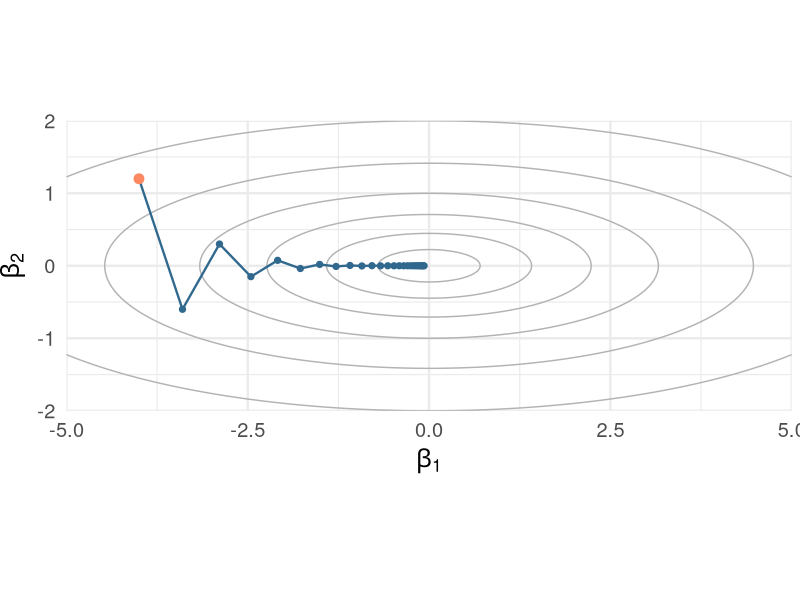
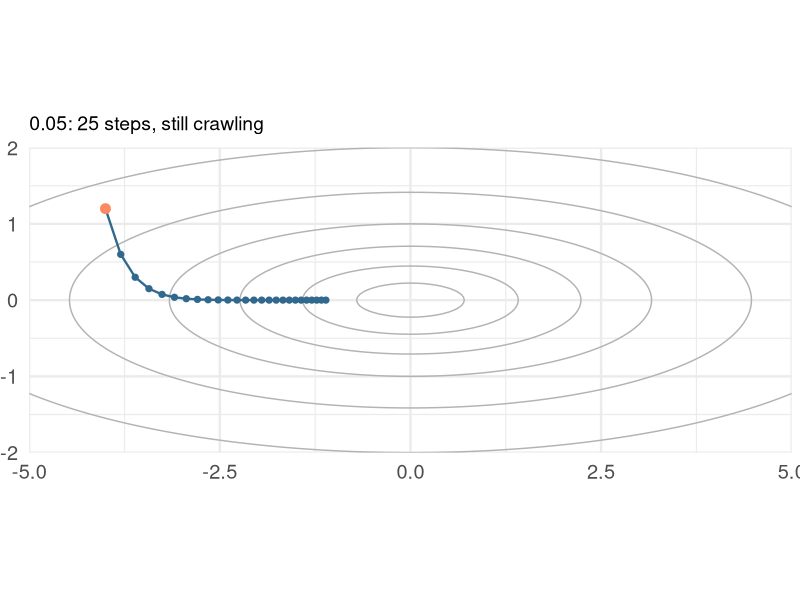
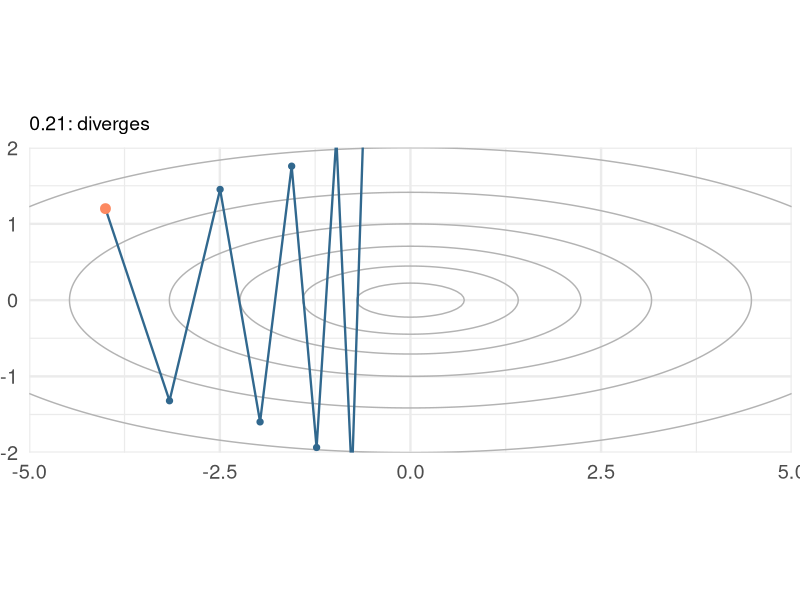
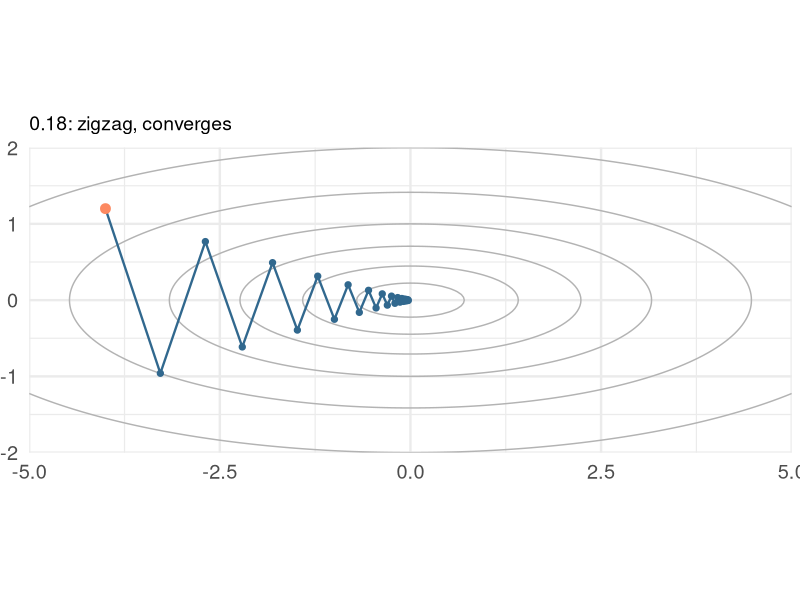
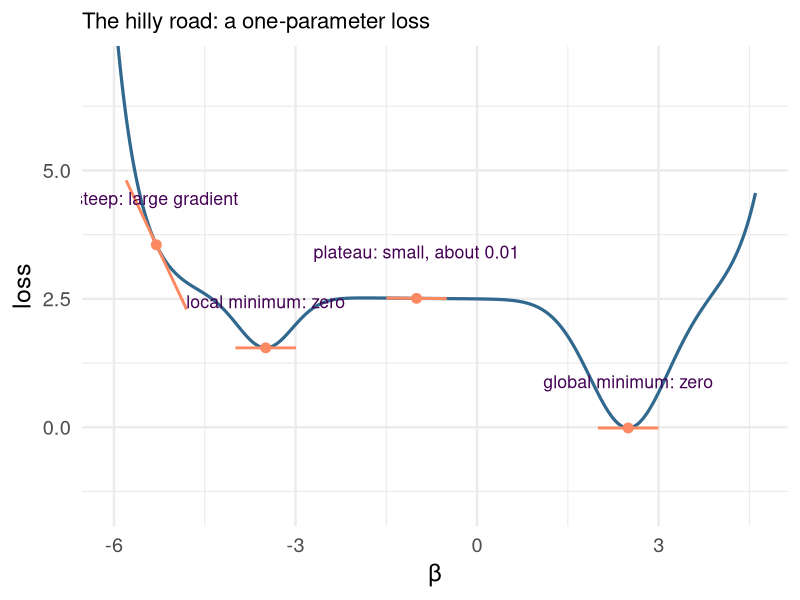
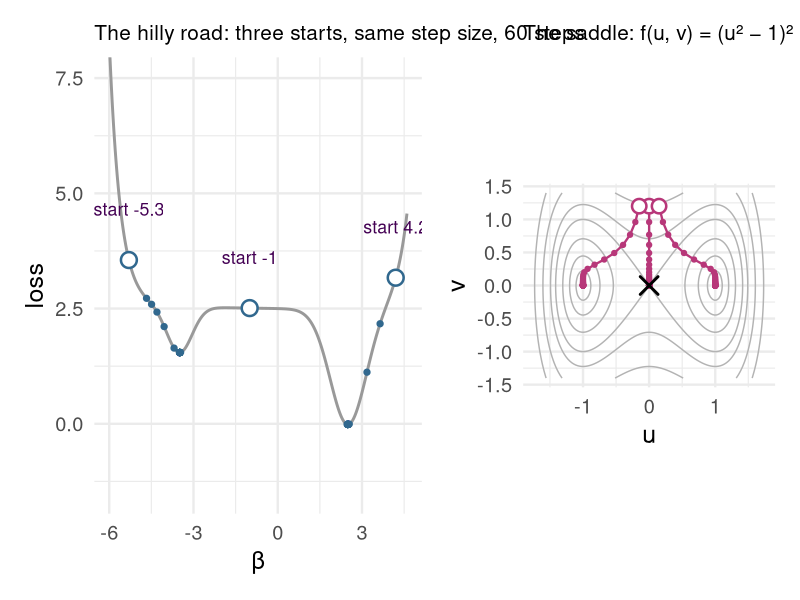
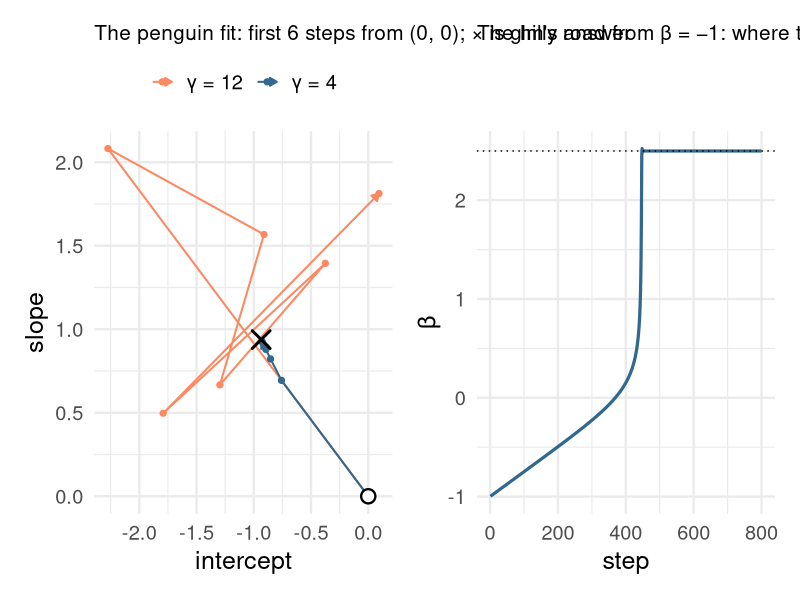
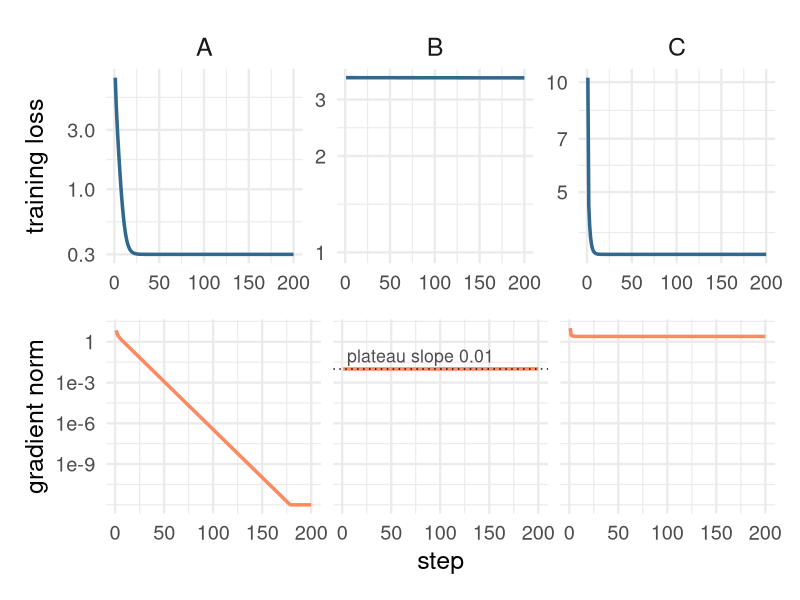

Here is the R script that generated these plots, in order:
## ---- chunk 1
#| label: setup
#| include: false
library(tidyverse)
library(knitr)
library(patchwork)
library(palmerpenguins)
theme_set(theme_minimal(base_size = 18))
options(knitr.table.format = "html")
options(digits = 3)
set.seed(310)   # the deck's only seed: every random step below follows from it, in order
# Palette: viridis for the primary scale, magma for the second one.
v_dark <- "#440154"; v_blue <- "#31688e"; v_teal <- "#21918c"; v_green <- "#5ec962"
m_pink <- "#b73779"; m_purple <- "#8c2981"; m_orange <- "#fc8961"
# A two-parameter quadratic valley, curvature 1 along beta_1 and 10 along beta_2,
# for the step-size pictures. Gradient descent on it is the exact recurrence
# beta_{t+1} = (1 - gamma a) beta_t in each coordinate.
fq <- function(b1, b2) 0.5 * (b1^2 + 10 * b2^2)
gd_path <- function(start, gamma, steps, a = c(1, 10)) {
  b <- start
  out <- matrix(NA, steps + 1, 2); out[1, ] <- b
  for (t in 1:steps) { b <- b - gamma * a * b; out[t + 1, ] <- b }
  tibble(step = 0:steps, b1 = out[, 1], b2 = out[, 2])
}
contour_grid <- expand_grid(b1 = seq(-5, 5, length.out = 121),
                            b2 = seq(-2.2, 2.2, length.out = 121)) |>
  mutate(f = fq(b1, b2))
# coord_equal fixes the panel at about 2:1, so the canvas (fig-width by fig-height) should have
# about that shape once the title and tick labels are taken off, or the panel floats in whitespace.
contour_plot <- function(path, title = NULL, axis_titles = TRUE) {
  p <- ggplot() +
    geom_contour(data = contour_grid, aes(b1, b2, z = f),
                 breaks = c(0.25, 1, 2.5, 5, 10, 20), colour = "grey70") +
    geom_path(data = path, aes(b1, b2), colour = v_blue, linewidth = 0.8) +
    geom_point(data = path, aes(b1, b2), colour = v_blue, size = 1.8) +
    geom_point(data = path[1, ], aes(b1, b2), colour = m_orange, size = 3) +
    coord_equal(xlim = c(-5, 5), ylim = c(-2, 2), expand = FALSE) +
    labs(x = expression(beta[1]), y = expression(beta[2]), title = title) +
    theme(plot.title = element_text(size = 14), plot.margin = margin(0, 6, 0, 0))
  if (!axis_titles) p <- p + theme(axis.title = element_blank())
  p
}
## ---- chunk 2
#| label: valley
#| fig-height: 3.3
#| fig-width: 7.4
#| out-width: "100%"
contour_plot(gd_path(c(-4, 1.2), 0.15, 25))
## ---- chunk 3
#| label: three-steps-a
#| fig-height: 2.8
#| fig-width: 6
#| out-width: "100%"
contour_plot(gd_path(c(-4, 1.2), 0.05, 25), "0.05: 25 steps, still crawling", axis_titles = FALSE)
## ---- chunk 4
#| label: three-steps-c
#| fig-height: 2.8
#| fig-width: 6
#| out-width: "100%"
contour_plot(gd_path(c(-4, 1.2), 0.21, 8), "0.21: diverges", axis_titles = FALSE)
## ---- chunk 5
#| label: three-steps-b
#| fig-height: 2.8
#| fig-width: 6
#| out-width: "100%"
contour_plot(gd_path(c(-4, 1.2), 0.18, 25), "0.18: zigzag, converges", axis_titles = FALSE)
## ---- chunk 6
#| label: hilly-road
#| fig-height: 3.2
#| fig-width: 11
#| out-width: "100%"
# The hilly road: a one-parameter loss with a steep wall, a local minimum, a shallow monotone plateau (slope
# about -0.01) and the global minimum: two Gaussian wells, two exponential walls and a gentle tilt. Its
# stationary points are the two minima and the local maximum between them (checked numerically, 17 October).
f1 <- function(x) 2.5 - 1.0 * exp(-(x + 3.5)^2 / 0.4) - 2.5 * exp(-(x - 2.5)^2 / 0.8) + exp(-2.5 * (x + 5.3)) + exp(2.5 * (x - 4.3)) - 0.01 * x
g1 <- function(x) 1.0 * exp(-(x + 3.5)^2 / 0.4) * (2 * (x + 3.5) / 0.4) + 2.5 * exp(-(x - 2.5)^2 / 0.8) * (2 * (x - 2.5) / 0.8) - 2.5 * exp(-2.5 * (x + 5.3)) + 2.5 * exp(2.5 * (x - 4.3)) - 0.01
x_lmin <- optimize(f1, c(-4.5, -2.5))$minimum; x_gmin <- optimize(f1, c(1.5, 3.5))$minimum
curve1 <- tibble(x = seq(-6, 4.6, length.out = 400)) |> mutate(f = f1(x))
marks <- tibble(x = c(-5.3, x_lmin, -1.0, x_gmin),
                label = c("steep: large gradient", "local minimum: zero", "plateau: small, about 0.01", "global minimum: zero")) |>
  mutate(f = f1(x), slope = g1(x))
ggplot(curve1, aes(x, f)) + geom_line(linewidth = 1.1, colour = v_blue) +
  geom_segment(data = marks, aes(x = x - 0.5, xend = x + 0.5, y = f - 0.5 * slope, yend = f + 0.5 * slope), colour = m_orange, linewidth = 1) +
  geom_point(data = marks, aes(x, f), colour = m_orange, size = 3) +
  geom_text(data = marks, aes(x, f + 0.9, label = label), size = 4.5, colour = v_dark) +
  coord_cartesian(ylim = c(-1.5, 7)) + labs(x = "\u03b2", y = "loss", title = "The hilly road: a one-parameter loss") +
  theme(plot.title = element_text(size = 16))
## ---- chunk 7
#| label: landscapes
#| fig-height: 3.0
#| fig-width: 12
#| out-width: "100%"
gd1 <- function(x0, gamma, steps) { x <- x0; out <- numeric(steps + 1); out[1] <- x
  for (t in 1:steps) { x <- x - gamma * g1(x); out[t + 1] <- x }; tibble(start = x0, step = 0:steps, x = out, f = f1(out)) }
paths1 <- bind_rows(gd1(-5.3, 0.25, 60), gd1(-1.0, 0.25, 60), gd1(4.2, 0.25, 60))
starts1 <- filter(paths1, step == 0)
pa <- ggplot(curve1, aes(x, f)) + geom_line(linewidth = 1, colour = "grey60") +
  geom_point(data = paths1, aes(x, f), colour = v_blue, size = 1.8) +
  geom_point(data = starts1, aes(x, f), shape = 21, fill = "white", colour = v_blue, size = 4.5, stroke = 1.3) +
  geom_text(data = starts1, aes(x, f + 1.1, label = paste("start", start)), size = 4.5, colour = v_dark) +
  coord_cartesian(ylim = c(-1.5, 7.5)) + labs(x = "\u03b2", y = "loss", title = "The hilly road: three starts, same step size, 60 steps") +
  theme(plot.title = element_text(size = 15))
fs <- function(u, v) (u^2 - 1)^2 + v^2
gds <- function(start, gamma, steps) { b <- start; out <- matrix(NA, steps + 1, 2); out[1, ] <- b
  for (t in 1:steps) { b <- b - gamma * c(4 * b[1] * (b[1]^2 - 1), 2 * b[2]); out[t + 1, ] <- b }
  tibble(start = sprintf("(%g, %g)", start[1], start[2]), step = 0:steps, u = out[, 1], v = out[, 2]) }
sgrid <- expand_grid(u = seq(-1.8, 1.8, length.out = 121), v = seq(-1.4, 1.4, length.out = 101)) |> mutate(f = fs(u, v))
paths2 <- bind_rows(gds(c(0, 1.2), 0.1, 60), gds(c(0.15, 1.2), 0.1, 60), gds(c(-0.15, 1.2), 0.1, 60))
starts2 <- filter(paths2, step == 0)
pb <- ggplot() + geom_contour(data = sgrid, aes(u, v, z = f), breaks = c(0.05, 0.2, 0.5, 1, 1.5, 2.5, 4), colour = "grey70") +
  geom_path(data = paths2, aes(u, v, group = start), colour = m_pink, linewidth = 0.8) +
  geom_point(data = paths2, aes(u, v), colour = m_pink, size = 1.5) +
  geom_point(data = starts2, aes(u, v), shape = 21, fill = "white", colour = m_pink, size = 4, stroke = 1.3) +
  annotate("point", x = 0, y = 0, shape = 4, size = 5, stroke = 1.5) +
  coord_equal() + labs(x = "u", y = "v", title = "The saddle: f(u, v) = (u\u00b2 \u2212 1)\u00b2 + v\u00b2") + theme(plot.title = element_text(size = 15))
pa + pb + plot_layout(widths = c(1.3, 1))
## ---- chunk 8
#| label: big-small
#| fig-height: 4.3
#| fig-width: 12
#| out-width: "100%"
pg <- penguins |> filter(species != "Gentoo") |> drop_na(flipper_length_mm) |>
  mutate(chinstrap = as.numeric(species == "Chinstrap"), z = as.numeric(scale(flipper_length_mm)))
Xl <- cbind(1, pg$z); yl <- pg$chinstrap; nl <- nrow(Xl)
L_logit <- max(eigen(t(Xl) %*% Xl / nl)$values) / 4
run_path <- function(gamma, steps) { b <- c(0, 0); out <- matrix(NA, steps + 1, 2); out[1, ] <- b
  for (t in 1:steps) { p <- 1 / (1 + exp(-Xl %*% b)); b <- b - gamma * (-t(Xl) %*% (yl - p) / nl); out[t + 1, ] <- b }
  tibble(gamma = paste0("\u03b3 = ", gamma), step = 0:steps, intercept = out[, 1], slope = out[, 2]) }
paths_l <- bind_rows(run_path(4, 6), run_path(12, 6))
glm_coef <- coef(glm(chinstrap ~ z, family = binomial, data = pg))
pc <- ggplot(paths_l, aes(intercept, slope, colour = gamma)) +
  geom_path(arrow = arrow(length = unit(0.2, "cm"), type = "closed"), linewidth = 0.7) + geom_point(size = 1.8) +
  annotate("point", x = 0, y = 0, shape = 21, fill = "white", colour = "black", size = 4, stroke = 1.2) +
  annotate("point", x = glm_coef[1], y = glm_coef[2], shape = 4, size = 5, stroke = 1.5) +
  scale_colour_manual(values = c(m_orange, v_blue)) +
  labs(x = "intercept", y = "slope", colour = NULL, title = "The penguin fit: first 6 steps from (0, 0); \u00d7 is glm's answer") +
  theme(legend.position = "top", plot.title = element_text(size = 15))
xp <- -1.0; plateau <- numeric(800); pos <- numeric(800); for (t in 1:800) { xp <- xp - 0.25 * g1(xp); plateau[t] <- f1(xp); pos[t] <- xp }
pd <- ggplot(tibble(step = 1:800, beta = pos), aes(step, beta)) + geom_line(linewidth = 1.1, colour = v_blue) +
  geom_hline(yintercept = x_gmin, linetype = "dotted") +
  labs(x = "step", y = "\u03b2", title = "The hilly road from \u03b2 = \u22121: where the iterate is") + theme(plot.title = element_text(size = 15))
pc + pd
## ---- chunk 9
#| label: converged-data
#| include: false
# Three runs, each recorded as training loss and gradient norm at every step: A the valley with step 0.15,
# B the hilly road from -1 (its loss plus 1, so that all three are positive on a log scale), C the valley
# with the shrinking step sizes 0.3 (0.6)^t.
qa <- gd_path(c(-4, 1.2), 0.15, 800) |> mutate(loss = fq(b1, b2) + 0.3, gnorm = sqrt((b1)^2 + (10 * b2)^2))
lb <- plateau; gb <- abs(g1(pos))
bc <- c(-4, 1.2); lc <- numeric(800); gc <- numeric(800)
for (t in 1:800) { bc <- bc - 0.3 * 0.6^t * c(1, 10) * bc; lc[t] <- fq(bc[1], bc[2]) + 0.3; gc[t] <- sqrt(bc[1]^2 + (10 * bc[2])^2) }
conv <- bind_rows(tibble(panel = "A", step = 1:800, loss = qa$loss[-1], gnorm = qa$gnorm[-1]),
                  tibble(panel = "B", step = 1:800, loss = lb + 1, gnorm = gb),
                  tibble(panel = "C", step = 1:800, loss = lc, gnorm = gc)) |>
  mutate(gnorm = pmax(gnorm, 1e-12))
# Top row: training loss. Bottom row: gradient norm. Both log. The 200-step view keeps each panel's full
# vertical range (geom_blank), so that B's plateau looks flat rather than zoomed in.
# The plateau reference line and its label belong to panel B only, so they come from one-row data frames
# with panel = "B" (annotate() would repeat them in every facet).
conv_plot <- function(d) {
  top <- ggplot(d, aes(step, loss)) + geom_blank(data = mutate(conv, step = 1)) + geom_line(linewidth = 1.2, colour = v_blue) +
    facet_wrap(~ panel, scales = "free_y") + scale_y_log10() +
    labs(x = NULL, y = "training loss") + theme(strip.text = element_text(size = 18))
  bottom <- ggplot(d, aes(step, gnorm)) + geom_blank(data = mutate(conv, step = 1)) + geom_line(linewidth = 1.2, colour = m_orange) +
    geom_hline(data = tibble(panel = "B"), aes(yintercept = 0.01), linetype = "dotted") +
    geom_text(data = tibble(panel = "B", step = 5, gnorm = 0.01), aes(step, gnorm), label = "plateau slope 0.01",
              hjust = 0, vjust = -0.5, size = 4.5, colour = "grey30") +
    facet_wrap(~ panel) + scale_y_log10(breaks = c(1e-9, 1e-6, 1e-3, 1), labels = c("1e-9", "1e-6", "1e-3", "1")) +
    labs(x = "step", y = "gradient norm") + theme(strip.text = element_blank())
  top / bottom
}
## ---- chunk 10
#| label: converged-200
#| fig-height: 4.1
#| fig-width: 12
#| out-width: "100%"
conv_plot(filter(conv, step <= 200))
## ---- chunk 11
#| label: converged-800
#| fig-height: 4.1
#| fig-width: 12
#| out-width: "100%"
conv_plot(conv)
## ---- chunk 12
#| label: zero-slope
#| fig-height: 3.3
#| fig-width: 12
#| out-width: "100%"
# Plain full-batch gradient descent on f(z) = sum_j a_j (z_j^2 - 1)^2 with unequal curvatures a_j and a tiny
# start, 10^-2 to 10^-8 away from the saddle at 0. No random numbers: the long last wait does not depend on a
# draw. (Rotating the coordinates would not change the loss curve: gradient descent ignores the axes' direction.)
# Each flat stretch of the loss is a near-saddle. Shrinking schedule 0.1 / (1 + t/25) against a fixed step 0.05.
a_z <- c(1.5, 1.2, 1.0, 0.8, 0.6)
z0 <- c(1, -1, 1, -1, 1) * 10^-c(2, 3, 4, 5, 8)
f_z <- function(z) sum(a_z * (z^2 - 1)^2)
g_z <- function(z) 4 * a_z * z * (z^2 - 1)
run_z <- function(gam, steps = 700) { z <- z0; out <- numeric(steps)
  for (t in 1:steps) { z <- z - gam(t) * g_z(z); out[t] <- f_z(z) }; out }
zs <- bind_rows(tibble(step = 1:700, loss = run_z(function(t) 0.1 / (1 + t / 25)), run = "shrinking: \u03b3\u209c = 0.1 / (1 + t/25)"),
                tibble(step = 1:700, loss = run_z(function(t) 0.05), run = "fixed: \u03b3 = 0.05"))
ggplot(zs, aes(step, loss, colour = run, linetype = run)) + geom_line(linewidth = 1.2) +
  annotate("text", x = 280, y = 1.2, label = "a saddle: 250 steps that look converged", size = 5.5, colour = v_blue) +
  scale_colour_manual(values = c("grey55", v_blue)) + scale_linetype_manual(values = c("dashed", "solid")) +
  labs(colour = NULL, linetype = NULL, title = "Gradient descent in 5 dimensions: unequal curvatures, tiny start") +
  theme(legend.position = "inside", legend.position.inside = c(0.78, 0.78), plot.title = element_text(size = 16))
## ---- chunk 13
#| label: two-paths
#| fig-height: 4.4
#| fig-width: 5.8
#| out-width: "100%"
ns <- 200; x1 <- rnorm(ns); x2 <- 0.6 * x1 + 0.8 * rnorm(ns); Xs <- cbind(x1, x2); ys <- Xs %*% c(2, -1) + rnorm(ns)
ols <- solve(t(Xs) %*% Xs, t(Xs) %*% ys)
Ls <- 2 * max(eigen(t(Xs) %*% Xs / ns)$values)
bg <- c(-2, 2); gdp <- matrix(NA, 31, 2); gdp[1, ] <- bg
for (t in 1:30) { bg <- bg - (1 / Ls) * (-2 / ns * t(Xs) %*% (ys - Xs %*% bg)); gdp[t + 1, ] <- bg }
bs <- c(-2, 2); sgp <- matrix(NA, 601, 2); sgp[1, ] <- bs
for (t in 1:600) { i <- sample(ns, 1); bs <- bs - (0.05 / (1 + t / 100)) * (-2 * Xs[i, ] * (ys[i] - sum(Xs[i, ] * bs))); sgp[t + 1, ] <- bs }
pgrid <- expand_grid(b1 = seq(-2.5, 3.5, length.out = 101), b2 = seq(-2.5, 2.5, length.out = 101)) |>
  mutate(f = map2_dbl(b1, b2, ~ mean((ys - Xs %*% c(.x, .y))^2)))
ggplot() +
  geom_contour(data = pgrid, aes(b1, b2, z = f), breaks = min(pgrid$f) + c(0.05, 0.2, 0.5, 1, 2, 4, 8, 16), colour = "grey75") +
  geom_path(data = as_tibble(sgp, .name_repair = ~ c("b1", "b2")), aes(b1, b2), colour = m_orange, alpha = 0.8, linewidth = 0.5) +
  geom_path(data = as_tibble(gdp, .name_repair = ~ c("b1", "b2")), aes(b1, b2), colour = v_blue, linewidth = 1.1) +
  geom_point(data = as_tibble(gdp, .name_repair = ~ c("b1", "b2")), aes(b1, b2), colour = v_blue, size = 1.8) +
  annotate("point", x = ols[1], y = ols[2], shape = 4, size = 5, stroke = 1.5) +
  coord_equal() + labs(x = expression(beta[1]), y = expression(beta[2]))
## ---- chunk 14
#| label: early-stopping-data
#| include: false
ne <- 80; pe <- 60
Xe <- matrix(rnorm(ne * pe), ne, pe); be <- rnorm(pe, sd = 0.5); ye <- Xe %*% be + rnorm(ne, sd = 3)
Xh <- matrix(rnorm(2000 * pe), 2000, pe); yh <- Xh %*% be + rnorm(2000, sd = 3)
Le <- 2 * max(eigen(t(Xe) %*% Xe / ne)$values)
bb <- rep(0, pe); es <- vector("list", 300)
for (t in 1:300) {
  bb <- bb - (0.5 / Le) * (-2 / ne * t(Xe) %*% (ye - Xe %*% bb))
  es[[t]] <- tibble(step = t, training = mean((ye - Xe %*% bb)^2), `held-out` = mean((yh - Xh %*% bb)^2))
}
es <- bind_rows(es)
best_step <- es$step[which.min(es$`held-out`)]
es_plot <- function(d) d |> pivot_longer(-step, names_to = "error") |>
  ggplot(aes(step, value, colour = error)) + geom_line(linewidth = 1.2) +
  scale_colour_manual(values = c(`held-out` = m_orange, training = v_blue), drop = FALSE) + scale_x_log10() +
  coord_cartesian(ylim = c(0, max(es$`held-out`) * 1.05)) +
  labs(x = "gradient-descent step (log scale, from step 1)", y = "mean squared error", colour = NULL) + theme(legend.position = "top")
## ---- chunk 15
#| label: early-stopping-training
#| fig-height: 3.6
#| fig-width: 6.2
#| out-width: "100%"
es_plot(select(es, step, training))
## ---- chunk 16
#| label: early-stopping
#| fig-height: 3.4
#| fig-width: 6.2
#| out-width: "100%"
es_plot(es)
